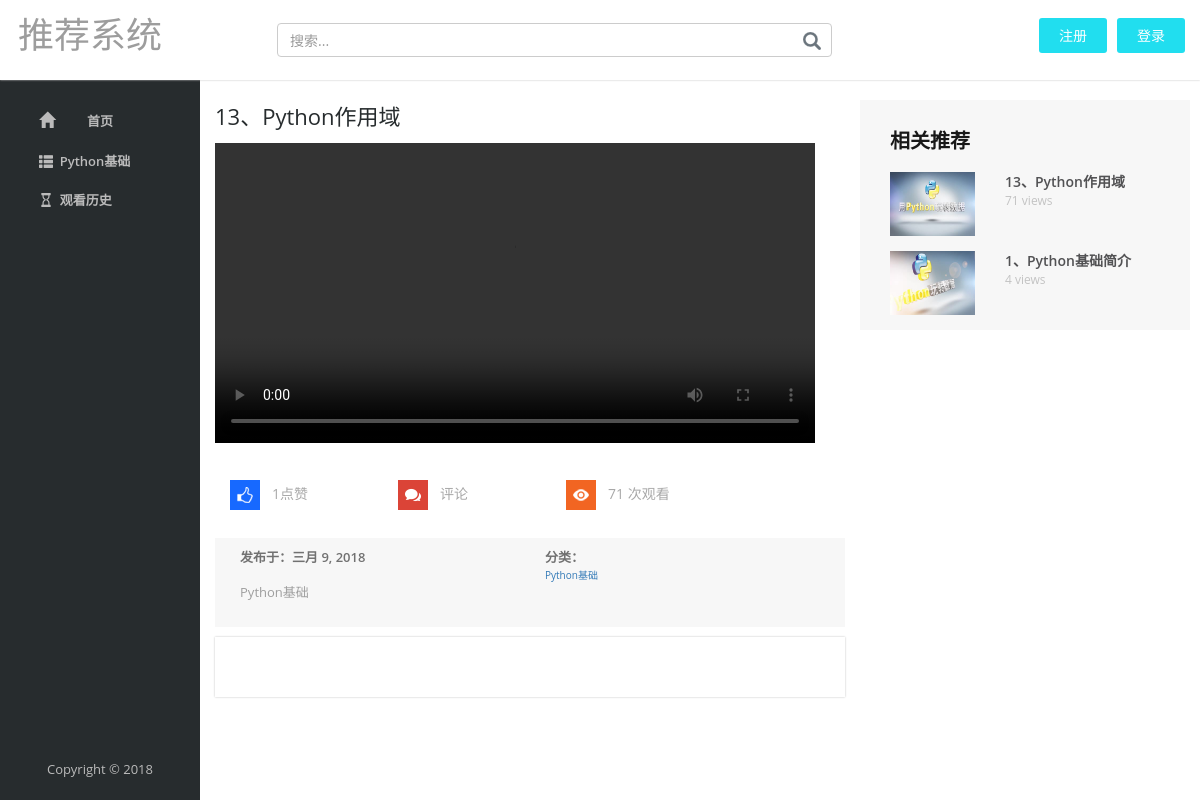
Page /video/91/ on the earlier database version.
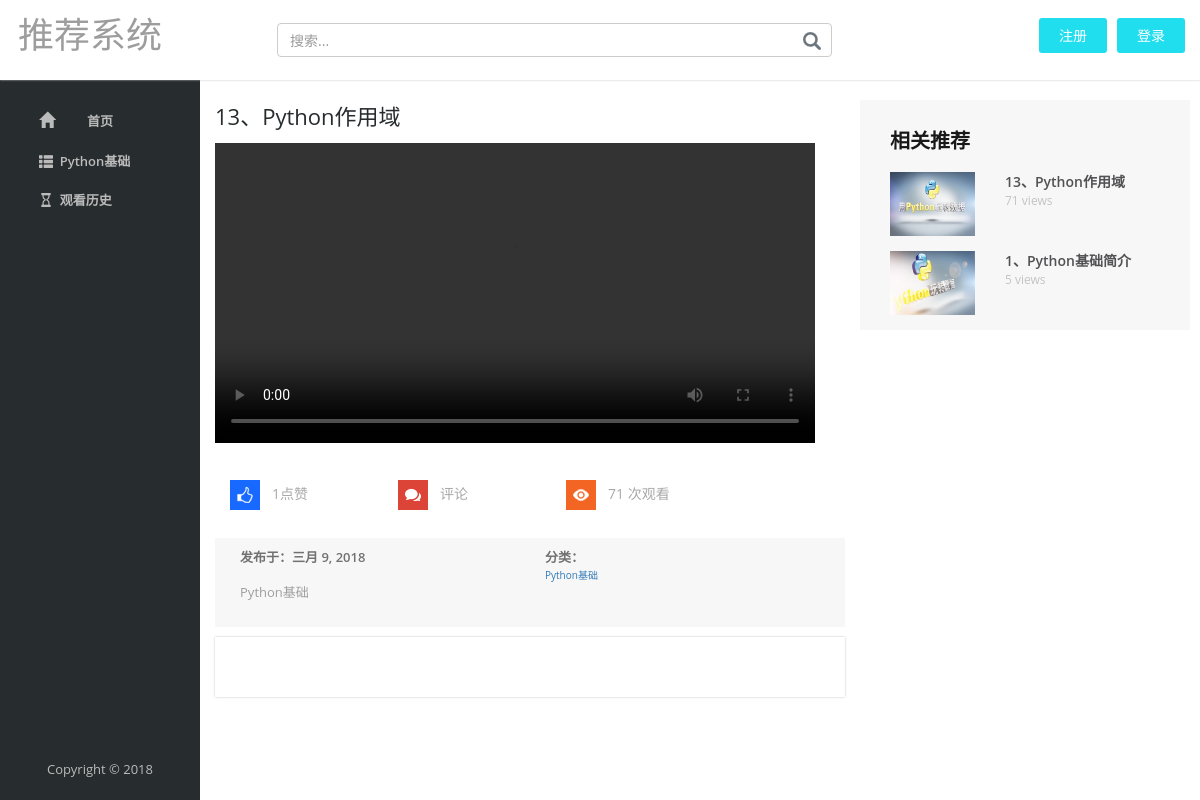
Same page on the later database version.
### video/models.py (models this page shows, shortened)
class Set(models.Model):
    name = models.CharField(verbose_name="专辑名称",max_length=20)
    video = models.ForeignKey(Video,verbose_name='电影名称',on_delete=models.CASCADE)
    class Meta:
        verbose_name = '专辑'
        verbose_name_plural = verbose_name

class Video(models.Model):
    name = models.CharField(verbose_name='电影名称',max_length=20)
    link = models.FileField(verbose_name='电影链接',upload_to=get_video_path)
    img = models.ImageField(verbose_name='电影图片',upload_to=get_img_path)
    introduce = models.TextField(verbose_name="电影介绍")
    cate = models.ForeignKey(Cate,verbose_name='电影分类',on_delete=models.CASCADE)
    hour = models.CharField(verbose_name="电影时长",max_length=10)
    views = models.IntegerField(verbose_name='观看次数',default=0)
    create_time = models.DateTimeField(verbose_name='创建时间',auto_now_add=True)
    create_date = models.DateField(verbose_name='创建日期',auto_now_add=True)
    status = models.CharField(verbose_name='状态',choices=(('上线','上线'),('下线','下线')),max_length=10,default="上线")
    def __str__(self):
        return self.name
    class Meta:
        verbose_name = '电影'
        verbose_name_plural = verbose_name

### video/views.py (the view)
# urls.py: re_path(r'^video/(?P<vid>\d+)/$',views.videoDetail, name='videoDetail'),
def videoDetail(request,vid):
    menu_list = Cate.objects.all()
    id = int(vid)
    video = Video.objects.get(id=vid)
    try:
        set_name = Set.objects.get(video=id).name
        video_set = Set.objects.filter(name = set_name)
    except:
        random_video = Video.objects.order_by('?')[:5]
    try:
        video.views += 1
        video.save()
    except Exception as e:
        print(e)
    try:
        likes = Likes.objects.filter(video=video).count()
    except:
        likes = 0
    try:
        if request.user.is_authenticated:
            user = User.objects.get(username=request.user.username)
            history = History.objects.create(user=user,video=video)
            history.save()
    except Exception as e:
        print(e)
    return render(request,'single.html',locals())

### templates/single.html (shortened to what this page needs)
{% extends 'base.html' %}
{% load staticfiles %}
{% block right-content %}
<div class="show-top-grids">
    <div class="col-sm-8 single-left">
        <div class="song">
            <div class="song-info">
                <h3>{{ video.name }}</h3>
        </div>
<div class="video-grid">
    {% if video.passwd == None %}
    <video width=600 src="/media/{{ video.link }}" controls preload></video>
    {% endif %}
</div>
            <div class="share">
                <ul >
                    <div class="col-md-4">
                        <li style="float:left;"><a href="javascript:void(0);" class="icon like" id="like">{{ likes }}点赞</a></li>
                    </div>
                    <div class="col-md-4">
                        <li style="float:left;"><a href="javascript:void(0);" class="icon comment-icon">评论</a></li>
                    </div>
                    <div class="col-md-4">
                        <li class="view" style="float:left;">{{video.views}} 次观看</li>
                    </div>
                </ul>
            </div>
        </div>
        <div class="published row">
            <div class="col-md-6">
                <h4>发布于：{{video.create_date}}</h4>
                <p>{{video.introduce}}</p>
            </div>
            <div class="col-md-6">
                <h4>分类：</h4>
                <a href="{% url 'videoCate' video.cate.id %}">{{ video.cate.name }}</a>
            </div>
        </div>
        <div class="all-comments">
        </div>
    </div>
    <div class="col-md-4 single-right">
        <h3>相关推荐</h3>
        <div class="single-grid-right">
            {% if video_set %}
            {% for item in video_set %}
            <div class="single-right-grids">
                <div class="col-md-4 single-right-grid-left">
                    <a href="{% url 'videoDetail' item.video.id %}"><img src="/media/{{item.video.img}}" alt="" /></a>
                </div>
                <div class="col-md-8 single-right-grid-right">
                    <a href="{% url 'videoDetail' item.video.id %}" class="title"> {{item.video}}</a>
                    <p class="views">{{item.video.views}} views</p>
                </div>
                <div class="clearfix"> </div>
            </div>
            {% endfor %}
            {% endif %}
        </div>
    </div>
</div>
{% endblock right-content %}

Differences in the rows shown:
changed through a linked row, Set "1、Python基础简介": video.views "4" → "5"
